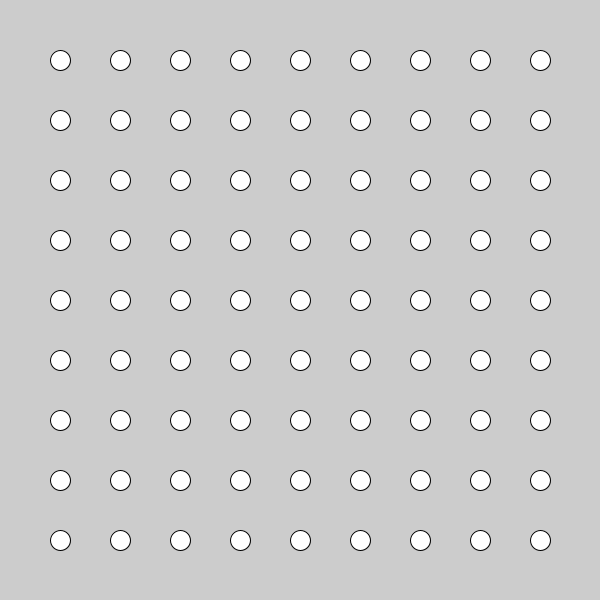
Frame 1 (no input)
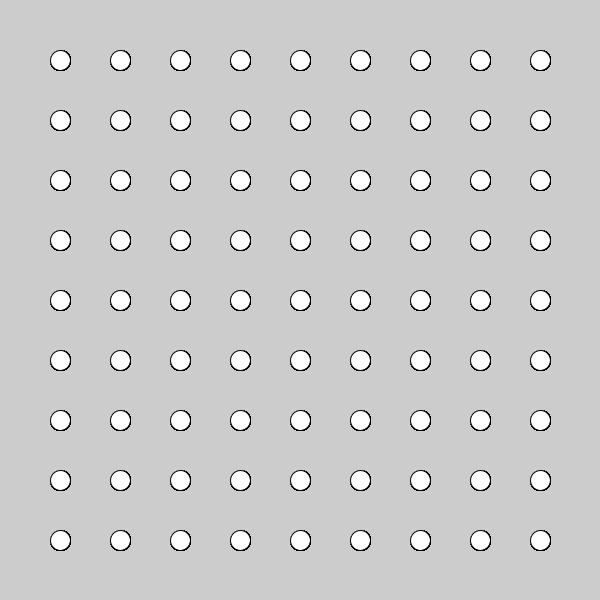
Frame 60 (the mouse pressed at the canvas centre just before this capture)
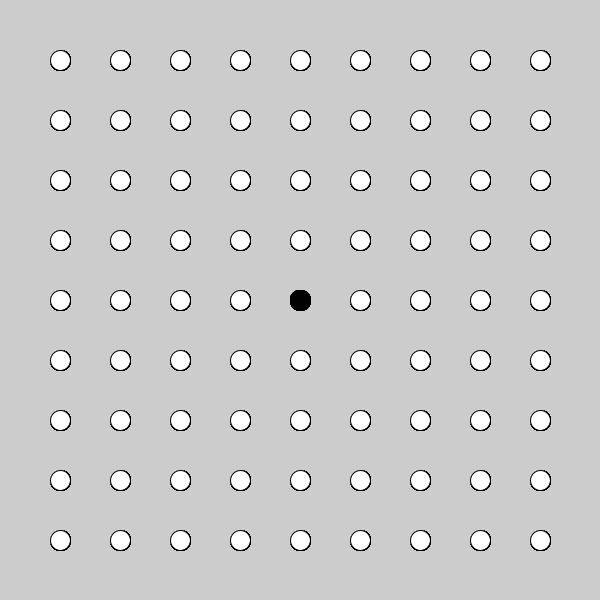
Frame 120 (the mouse held since frame 60 and released just before this capture)

The Processing sketch that drew these frames (run headless with seeded random() and noise(); from frame 60 on, the mouse is pressed at the canvas centre):

// Processing sketch: processing_156599
// ── processing_156599.pde

float diameter = 20;
int divisor = 10;

void setup() {
    size(600, 600);
}
void draw() {  
    for (int x = width/divisor; x < width; x += width/divisor) { // The X for loop runs 9 times
        for (int y = height/divisor; y < height; y+= height/divisor) { // The Y for loop generates 9 ellipses for each time X runs, making 81 total

            if (dist(mouseX, mouseY, x, y) < diameter / 2) { //if the cursor distance is less than the radius (diameter/2) of the currently drawn circle, do this
                fill(0); //color it black
                println("(" + x / (width/divisor) + ", " + y / (height/divisor) + ")  "); //tell us which one is being drawn
            } else {
                fill(255); //color the ones not being hovered over white
            }
            ellipse(x, y, diameter, diameter); //draw the ellipse at x and y position.

        }
    }
}
